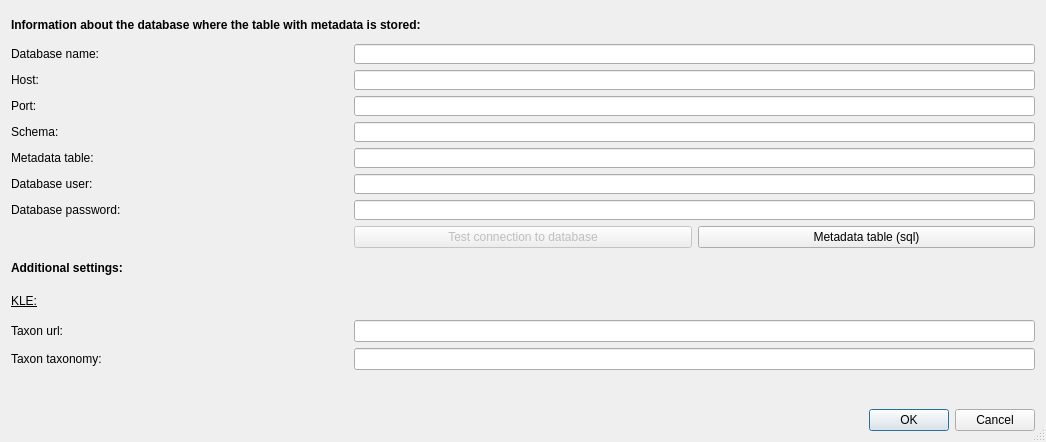
<?xml version="1.0" encoding="UTF-8"?>
<ui version="4.0">
 <class>MetadataFunctionalityDialogBase</class>
 <widget class="QDialog" name="MetadataFunctionalityDialogBase">
  <property name="geometry">
   <rect>
    <x>0</x>
    <y>0</y>
    <width>1046</width>
    <height>442</height>
   </rect>
  </property>
  <property name="sizePolicy">
   <sizepolicy hsizetype="Expanding" vsizetype="Expanding">
    <horstretch>0</horstretch>
    <verstretch>0</verstretch>
   </sizepolicy>
  </property>
  <property name="windowTitle">
   <string>Settings</string>
  </property>
  <property name="layoutDirection">
   <enum>Qt::LeftToRight</enum>
  </property>
  <property name="sizeGripEnabled">
   <bool>true</bool>
  </property>
  <layout class="QGridLayout" name="gridLayout">
   <item row="12" column="0">
    <widget class="QLabel" name="label_2">
     <property name="text">
      <string>Taxon taxonomy:</string>
     </property>
    </widget>
   </item>
   <item row="12" column="1" colspan="2">
    <widget class="QLineEdit" name="taxonTaxonomy">
     <property name="toolTip">
      <string extracomment="Enter the taxonomy to use for KLE"/>
     </property>
    </widget>
   </item>
   <item row="11" column="1" colspan="2">
    <widget class="QLineEdit" name="taxonUrl">
     <property name="toolTip">
      <string extracomment="Enter the url to taxon to use for KLE"/>
     </property>
    </widget>
   </item>
   <item row="4" column="0">
    <widget class="QLabel" name="schema_label">
     <property name="toolTip">
      <string extracomment="Enter the schema of the metadata table"/>
     </property>
     <property name="text">
      <string>Schema:</string>
     </property>
    </widget>
   </item>
   <item row="3" column="1" colspan="2">
    <widget class="QLineEdit" name="port">
     <property name="sizePolicy">
      <sizepolicy hsizetype="Expanding" vsizetype="Expanding">
       <horstretch>0</horstretch>
       <verstretch>0</verstretch>
      </sizepolicy>
     </property>
     <property name="maximumSize">
      <size>
       <width>16777215</width>
       <height>20</height>
      </size>
     </property>
     <property name="toolTip">
      <string extracomment="Enter the port of the database with metadata"/>
     </property>
    </widget>
   </item>
   <item row="11" column="0">
    <widget class="QLabel" name="label">
     <property name="text">
      <string>Taxon url:</string>
     </property>
    </widget>
   </item>
   <item row="6" column="1" colspan="2">
    <widget class="QLineEdit" name="username">
     <property name="sizePolicy">
      <sizepolicy hsizetype="Expanding" vsizetype="Expanding">
       <horstretch>0</horstretch>
       <verstretch>0</verstretch>
      </sizepolicy>
     </property>
     <property name="maximumSize">
      <size>
       <width>16777215</width>
       <height>20</height>
      </size>
     </property>
     <property name="toolTip">
      <string extracomment="Enter the database user of the database with metadata"/>
     </property>
    </widget>
   </item>
   <item row="1" column="0">
    <widget class="QLabel" name="database_label">
     <property name="toolTip">
      <string extracomment="Enter the name of the database where metadatatable is stored"/>
     </property>
     <property name="text">
      <string>Database name:</string>
     </property>
    </widget>
   </item>
   <item row="7" column="0">
    <widget class="QLabel" name="databasepw_label">
     <property name="toolTip">
      <string extracomment="Enter the password of database user to the database with metadata"/>
     </property>
     <property name="text">
      <string>Database password:</string>
     </property>
    </widget>
   </item>
   <item row="6" column="0">
    <widget class="QLabel" name="databaseuser_label">
     <property name="toolTip">
      <string extracomment="Enter the database user of the database with metadata"/>
     </property>
     <property name="text">
      <string>Database user:</string>
     </property>
    </widget>
   </item>
   <item row="1" column="1" colspan="2">
    <widget class="QLineEdit" name="database">
     <property name="sizePolicy">
      <sizepolicy hsizetype="Expanding" vsizetype="Expanding">
       <horstretch>0</horstretch>
       <verstretch>0</verstretch>
      </sizepolicy>
     </property>
     <property name="maximumSize">
      <size>
       <width>16777215</width>
       <height>20</height>
      </size>
     </property>
     <property name="toolTip">
      <string extracomment="Enter the name of the database where metadatatable is stored"/>
     </property>
     <property name="cursorPosition">
      <number>0</number>
     </property>
    </widget>
   </item>
   <item row="0" column="0" colspan="3">
    <widget class="QLabel" name="descriptionofcontent_label">
     <property name="font">
      <font>
       <weight>75</weight>
       <bold>true</bold>
      </font>
     </property>
     <property name="text">
      <string>Information about the database where the table with metadata is stored:</string>
     </property>
    </widget>
   </item>
   <item row="5" column="0">
    <widget class="QLabel" name="table_label">
     <property name="toolTip">
      <string extracomment="Enter the table name of the table with metadata"/>
     </property>
     <property name="text">
      <string>Metadata table:</string>
     </property>
    </widget>
   </item>
   <item row="4" column="1" colspan="2">
    <widget class="QLineEdit" name="schema">
     <property name="sizePolicy">
      <sizepolicy hsizetype="Expanding" vsizetype="Expanding">
       <horstretch>0</horstretch>
       <verstretch>0</verstretch>
      </sizepolicy>
     </property>
     <property name="maximumSize">
      <size>
       <width>16777215</width>
       <height>20</height>
      </size>
     </property>
     <property name="toolTip">
      <string extracomment="Enter the schema of the metadata table"/>
     </property>
    </widget>
   </item>
   <item row="5" column="1" colspan="2">
    <widget class="QLineEdit" name="sourcetable">
     <property name="sizePolicy">
      <sizepolicy hsizetype="Expanding" vsizetype="Expanding">
       <horstretch>0</horstretch>
       <verstretch>0</verstretch>
      </sizepolicy>
     </property>
     <property name="maximumSize">
      <size>
       <width>16777215</width>
       <height>20</height>
      </size>
     </property>
     <property name="toolTip">
      <string extracomment="Enter the table name of the table with metadata"/>
     </property>
    </widget>
   </item>
   <item row="7" column="1" colspan="2">
    <widget class="QLineEdit" name="password">
     <property name="sizePolicy">
      <sizepolicy hsizetype="Expanding" vsizetype="Expanding">
       <horstretch>0</horstretch>
       <verstretch>0</verstretch>
      </sizepolicy>
     </property>
     <property name="maximumSize">
      <size>
       <width>16777215</width>
       <height>20</height>
      </size>
     </property>
     <property name="toolTip">
      <string extracomment="Enter the password of database user to the database with metadata"/>
     </property>
     <property name="echoMode">
      <enum>QLineEdit::Password</enum>
     </property>
    </widget>
   </item>
   <item row="14" column="1" colspan="2">
    <widget class="QDialogButtonBox" name="buttonBox">
     <property name="toolTip">
      <string>Save settings or cancel</string>
     </property>
     <property name="orientation">
      <enum>Qt::Horizontal</enum>
     </property>
     <property name="standardButtons">
      <set>QDialogButtonBox::Cancel|QDialogButtonBox::Ok</set>
     </property>
    </widget>
   </item>
   <item row="9" column="0" colspan="3">
    <widget class="QLabel" name="descriptionofcontent_label_2">
     <property name="font">
      <font>
       <weight>75</weight>
       <bold>true</bold>
      </font>
     </property>
     <property name="text">
      <string>Additional settings:</string>
     </property>
    </widget>
   </item>
   <item row="13" column="0" colspan="3">
    <widget class="QWidget" name="widget_2" native="true"/>
   </item>
   <item row="8" column="2">
    <widget class="QPushButton" name="databaseDefinitionButton">
     <property name="enabled">
      <bool>true</bool>
     </property>
     <property name="toolTip">
      <string>Only required the first time you use the plugin</string>
     </property>
     <property name="text">
      <string>Metadata table (sql)</string>
     </property>
    </widget>
   </item>
   <item row="8" column="1">
    <widget class="QPushButton" name="testConnectionButton">
     <property name="enabled">
      <bool>false</bool>
     </property>
     <property name="toolTip">
      <string>Test connection to the metadata-table</string>
     </property>
     <property name="text">
      <string>Test connection to database</string>
     </property>
    </widget>
   </item>
   <item row="2" column="0">
    <widget class="QLabel" name="host_label">
     <property name="toolTip">
      <string extracomment="Enter the host name of the database with metadata"/>
     </property>
     <property name="text">
      <string>Host:</string>
     </property>
    </widget>
   </item>
   <item row="2" column="1" colspan="2">
    <widget class="QLineEdit" name="host">
     <property name="sizePolicy">
      <sizepolicy hsizetype="Expanding" vsizetype="Expanding">
       <horstretch>0</horstretch>
       <verstretch>0</verstretch>
      </sizepolicy>
     </property>
     <property name="maximumSize">
      <size>
       <width>16777215</width>
       <height>20</height>
      </size>
     </property>
     <property name="toolTip">
      <string extracomment="Enter the host name of the database with metadata"/>
     </property>
    </widget>
   </item>
   <item row="3" column="0">
    <widget class="QLabel" name="port_label">
     <property name="toolTip">
      <string extracomment="Enter the port of the database with metadata"/>
     </property>
     <property name="text">
      <string>Port:</string>
     </property>
    </widget>
   </item>
   <item row="10" column="0">
    <widget class="QLabel" name="kle_label">
     <property name="font">
      <font>
       <underline>true</underline>
      </font>
     </property>
     <property name="text">
      <string>KLE:</string>
     </property>
    </widget>
   </item>
  </layout>
 </widget>
 <tabstops>
  <tabstop>database</tabstop>
  <tabstop>host</tabstop>
  <tabstop>port</tabstop>
  <tabstop>sourcetable</tabstop>
  <tabstop>schema</tabstop>
  <tabstop>username</tabstop>
  <tabstop>password</tabstop>
  <tabstop>testConnectionButton</tabstop>
  <tabstop>databaseDefinitionButton</tabstop>
 </tabstops>
 <resources/>
 <connections>
  <connection>
   <sender>buttonBox</sender>
   <signal>accepted()</signal>
   <receiver>MetadataFunctionalityDialogBase</receiver>
   <slot>accept()</slot>
   <hints>
    <hint type="sourcelabel">
     <x>20</x>
     <y>20</y>
    </hint>
    <hint type="destinationlabel">
     <x>20</x>
     <y>20</y>
    </hint>
   </hints>
  </connection>
  <connection>
   <sender>buttonBox</sender>
   <signal>rejected()</signal>
   <receiver>MetadataFunctionalityDialogBase</receiver>
   <slot>reject()</slot>
   <hints>
    <hint type="sourcelabel">
     <x>20</x>
     <y>20</y>
    </hint>
    <hint type="destinationlabel">
     <x>20</x>
     <y>20</y>
    </hint>
   </hints>
  </connection>
 </connections>
</ui>
